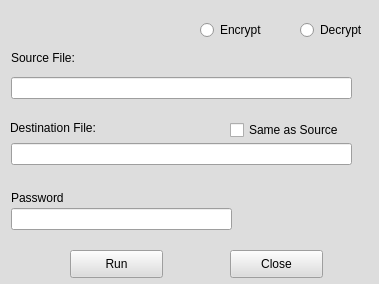
<?xml version="1.0" encoding="UTF-8"?>
<ui version="4.0">
 <class>Widget</class>
 <widget class="QWidget" name="Widget">
  <property name="geometry">
   <rect>
    <x>0</x>
    <y>0</y>
    <width>379</width>
    <height>284</height>
   </rect>
  </property>
  <property name="palette">
   <palette>
    <active>
     <colorrole role="WindowText">
      <brush brushstyle="SolidPattern">
       <color alpha="255">
        <red>0</red>
        <green>0</green>
        <blue>0</blue>
       </color>
      </brush>
     </colorrole>
     <colorrole role="Button">
      <brush brushstyle="SolidPattern">
       <color alpha="255">
        <red>221</red>
        <green>221</green>
        <blue>221</blue>
       </color>
      </brush>
     </colorrole>
     <colorrole role="Light">
      <brush brushstyle="SolidPattern">
       <color alpha="255">
        <red>255</red>
        <green>255</green>
        <blue>255</blue>
       </color>
      </brush>
     </colorrole>
     <colorrole role="Midlight">
      <brush brushstyle="SolidPattern">
       <color alpha="255">
        <red>238</red>
        <green>238</green>
        <blue>238</blue>
       </color>
      </brush>
     </colorrole>
     <colorrole role="Dark">
      <brush brushstyle="SolidPattern">
       <color alpha="255">
        <red>110</red>
        <green>110</green>
        <blue>110</blue>
       </color>
      </brush>
     </colorrole>
     <colorrole role="Mid">
      <brush brushstyle="SolidPattern">
       <color alpha="255">
        <red>147</red>
        <green>147</green>
        <blue>147</blue>
       </color>
      </brush>
     </colorrole>
     <colorrole role="Text">
      <brush brushstyle="SolidPattern">
       <color alpha="255">
        <red>0</red>
        <green>0</green>
        <blue>0</blue>
       </color>
      </brush>
     </colorrole>
     <colorrole role="BrightText">
      <brush brushstyle="SolidPattern">
       <color alpha="255">
        <red>255</red>
        <green>255</green>
        <blue>255</blue>
       </color>
      </brush>
     </colorrole>
     <colorrole role="ButtonText">
      <brush brushstyle="SolidPattern">
       <color alpha="255">
        <red>0</red>
        <green>0</green>
        <blue>0</blue>
       </color>
      </brush>
     </colorrole>
     <colorrole role="Base">
      <brush brushstyle="SolidPattern">
       <color alpha="255">
        <red>255</red>
        <green>255</green>
        <blue>255</blue>
       </color>
      </brush>
     </colorrole>
     <colorrole role="Window">
      <brush brushstyle="SolidPattern">
       <color alpha="255">
        <red>221</red>
        <green>221</green>
        <blue>221</blue>
       </color>
      </brush>
     </colorrole>
     <colorrole role="Shadow">
      <brush brushstyle="SolidPattern">
       <color alpha="255">
        <red>0</red>
        <green>0</green>
        <blue>0</blue>
       </color>
      </brush>
     </colorrole>
     <colorrole role="AlternateBase">
      <brush brushstyle="SolidPattern">
       <color alpha="255">
        <red>238</red>
        <green>238</green>
        <blue>238</blue>
       </color>
      </brush>
     </colorrole>
     <colorrole role="ToolTipBase">
      <brush brushstyle="SolidPattern">
       <color alpha="255">
        <red>255</red>
        <green>255</green>
        <blue>220</blue>
       </color>
      </brush>
     </colorrole>
     <colorrole role="ToolTipText">
      <brush brushstyle="SolidPattern">
       <color alpha="255">
        <red>0</red>
        <green>0</green>
        <blue>0</blue>
       </color>
      </brush>
     </colorrole>
    </active>
    <inactive>
     <colorrole role="WindowText">
      <brush brushstyle="SolidPattern">
       <color alpha="255">
        <red>0</red>
        <green>0</green>
        <blue>0</blue>
       </color>
      </brush>
     </colorrole>
     <colorrole role="Button">
      <brush brushstyle="SolidPattern">
       <color alpha="255">
        <red>221</red>
        <green>221</green>
        <blue>221</blue>
       </color>
      </brush>
     </colorrole>
     <colorrole role="Light">
      <brush brushstyle="SolidPattern">
       <color alpha="255">
        <red>255</red>
        <green>255</green>
        <blue>255</blue>
       </color>
      </brush>
     </colorrole>
     <colorrole role="Midlight">
      <brush brushstyle="SolidPattern">
       <color alpha="255">
        <red>238</red>
        <green>238</green>
        <blue>238</blue>
       </color>
      </brush>
     </colorrole>
     <colorrole role="Dark">
      <brush brushstyle="SolidPattern">
       <color alpha="255">
        <red>110</red>
        <green>110</green>
        <blue>110</blue>
       </color>
      </brush>
     </colorrole>
     <colorrole role="Mid">
      <brush brushstyle="SolidPattern">
       <color alpha="255">
        <red>147</red>
        <green>147</green>
        <blue>147</blue>
       </color>
      </brush>
     </colorrole>
     <colorrole role="Text">
      <brush brushstyle="SolidPattern">
       <color alpha="255">
        <red>0</red>
        <green>0</green>
        <blue>0</blue>
       </color>
      </brush>
     </colorrole>
     <colorrole role="BrightText">
      <brush brushstyle="SolidPattern">
       <color alpha="255">
        <red>255</red>
        <green>255</green>
        <blue>255</blue>
       </color>
      </brush>
     </colorrole>
     <colorrole role="ButtonText">
      <brush brushstyle="SolidPattern">
       <color alpha="255">
        <red>0</red>
        <green>0</green>
        <blue>0</blue>
       </color>
      </brush>
     </colorrole>
     <colorrole role="Base">
      <brush brushstyle="SolidPattern">
       <color alpha="255">
        <red>255</red>
        <green>255</green>
        <blue>255</blue>
       </color>
      </brush>
     </colorrole>
     <colorrole role="Window">
      <brush brushstyle="SolidPattern">
       <color alpha="255">
        <red>221</red>
        <green>221</green>
        <blue>221</blue>
       </color>
      </brush>
     </colorrole>
     <colorrole role="Shadow">
      <brush brushstyle="SolidPattern">
       <color alpha="255">
        <red>0</red>
        <green>0</green>
        <blue>0</blue>
       </color>
      </brush>
     </colorrole>
     <colorrole role="AlternateBase">
      <brush brushstyle="SolidPattern">
       <color alpha="255">
        <red>238</red>
        <green>238</green>
        <blue>238</blue>
       </color>
      </brush>
     </colorrole>
     <colorrole role="ToolTipBase">
      <brush brushstyle="SolidPattern">
       <color alpha="255">
        <red>255</red>
        <green>255</green>
        <blue>220</blue>
       </color>
      </brush>
     </colorrole>
     <colorrole role="ToolTipText">
      <brush brushstyle="SolidPattern">
       <color alpha="255">
        <red>0</red>
        <green>0</green>
        <blue>0</blue>
       </color>
      </brush>
     </colorrole>
    </inactive>
    <disabled>
     <colorrole role="WindowText">
      <brush brushstyle="SolidPattern">
       <color alpha="255">
        <red>110</red>
        <green>110</green>
        <blue>110</blue>
       </color>
      </brush>
     </colorrole>
     <colorrole role="Button">
      <brush brushstyle="SolidPattern">
       <color alpha="255">
        <red>221</red>
        <green>221</green>
        <blue>221</blue>
       </color>
      </brush>
     </colorrole>
     <colorrole role="Light">
      <brush brushstyle="SolidPattern">
       <color alpha="255">
        <red>255</red>
        <green>255</green>
        <blue>255</blue>
       </color>
      </brush>
     </colorrole>
     <colorrole role="Midlight">
      <brush brushstyle="SolidPattern">
       <color alpha="255">
        <red>238</red>
        <green>238</green>
        <blue>238</blue>
       </color>
      </brush>
     </colorrole>
     <colorrole role="Dark">
      <brush brushstyle="SolidPattern">
       <color alpha="255">
        <red>110</red>
        <green>110</green>
        <blue>110</blue>
       </color>
      </brush>
     </colorrole>
     <colorrole role="Mid">
      <brush brushstyle="SolidPattern">
       <color alpha="255">
        <red>147</red>
        <green>147</green>
        <blue>147</blue>
       </color>
      </brush>
     </colorrole>
     <colorrole role="Text">
      <brush brushstyle="SolidPattern">
       <color alpha="255">
        <red>110</red>
        <green>110</green>
        <blue>110</blue>
       </color>
      </brush>
     </colorrole>
     <colorrole role="BrightText">
      <brush brushstyle="SolidPattern">
       <color alpha="255">
        <red>255</red>
        <green>255</green>
        <blue>255</blue>
       </color>
      </brush>
     </colorrole>
     <colorrole role="ButtonText">
      <brush brushstyle="SolidPattern">
       <color alpha="255">
        <red>110</red>
        <green>110</green>
        <blue>110</blue>
       </color>
      </brush>
     </colorrole>
     <colorrole role="Base">
      <brush brushstyle="SolidPattern">
       <color alpha="255">
        <red>221</red>
        <green>221</green>
        <blue>221</blue>
       </color>
      </brush>
     </colorrole>
     <colorrole role="Window">
      <brush brushstyle="SolidPattern">
       <color alpha="255">
        <red>221</red>
        <green>221</green>
        <blue>221</blue>
       </color>
      </brush>
     </colorrole>
     <colorrole role="Shadow">
      <brush brushstyle="SolidPattern">
       <color alpha="255">
        <red>0</red>
        <green>0</green>
        <blue>0</blue>
       </color>
      </brush>
     </colorrole>
     <colorrole role="AlternateBase">
      <brush brushstyle="SolidPattern">
       <color alpha="255">
        <red>221</red>
        <green>221</green>
        <blue>221</blue>
       </color>
      </brush>
     </colorrole>
     <colorrole role="ToolTipBase">
      <brush brushstyle="SolidPattern">
       <color alpha="255">
        <red>255</red>
        <green>255</green>
        <blue>220</blue>
       </color>
      </brush>
     </colorrole>
     <colorrole role="ToolTipText">
      <brush brushstyle="SolidPattern">
       <color alpha="255">
        <red>0</red>
        <green>0</green>
        <blue>0</blue>
       </color>
      </brush>
     </colorrole>
    </disabled>
   </palette>
  </property>
  <property name="windowTitle">
   <string>AES 128-bit</string>
  </property>
  <property name="windowOpacity">
   <double>1.000000000000000</double>
  </property>
  <widget class="QPushButton" name="pushButton_2">
   <property name="geometry">
    <rect>
     <x>70</x>
     <y>250</y>
     <width>93</width>
     <height>28</height>
    </rect>
   </property>
   <property name="text">
    <string>Run</string>
   </property>
  </widget>
  <widget class="QRadioButton" name="radioButton">
   <property name="geometry">
    <rect>
     <x>200</x>
     <y>20</y>
     <width>95</width>
     <height>20</height>
    </rect>
   </property>
   <property name="text">
    <string>Encrypt</string>
   </property>
  </widget>
  <widget class="QRadioButton" name="radioButton_2">
   <property name="geometry">
    <rect>
     <x>300</x>
     <y>20</y>
     <width>95</width>
     <height>20</height>
    </rect>
   </property>
   <property name="text">
    <string>Decrypt</string>
   </property>
  </widget>
  <widget class="QPushButton" name="pushButton">
   <property name="geometry">
    <rect>
     <x>230</x>
     <y>250</y>
     <width>93</width>
     <height>28</height>
    </rect>
   </property>
   <property name="text">
    <string>Close</string>
   </property>
  </widget>
  <widget class="QCheckBox" name="checkBox">
   <property name="geometry">
    <rect>
     <x>230</x>
     <y>120</y>
     <width>121</width>
     <height>20</height>
    </rect>
   </property>
   <property name="text">
    <string>Same as Source</string>
   </property>
  </widget>
  <widget class="QLineEdit" name="lineEdit_3">
   <property name="geometry">
    <rect>
     <x>11</x>
     <y>143</y>
     <width>341</width>
     <height>22</height>
    </rect>
   </property>
  </widget>
  <widget class="QLabel" name="label_2">
   <property name="geometry">
    <rect>
     <x>10</x>
     <y>120</y>
     <width>87</width>
     <height>16</height>
    </rect>
   </property>
   <property name="text">
    <string>Destination File:</string>
   </property>
  </widget>
  <widget class="QLineEdit" name="lineEdit">
   <property name="geometry">
    <rect>
     <x>11</x>
     <y>208</y>
     <width>221</width>
     <height>22</height>
    </rect>
   </property>
   <property name="maxLength">
    <number>16</number>
   </property>
  </widget>
  <widget class="QLabel" name="label_3">
   <property name="geometry">
    <rect>
     <x>11</x>
     <y>190</y>
     <width>55</width>
     <height>16</height>
    </rect>
   </property>
   <property name="text">
    <string>Password</string>
   </property>
  </widget>
  <widget class="QLabel" name="label">
   <property name="geometry">
    <rect>
     <x>11</x>
     <y>50</y>
     <width>69</width>
     <height>16</height>
    </rect>
   </property>
   <property name="text">
    <string>Source File:</string>
   </property>
  </widget>
  <widget class="QLineEdit" name="lineEdit_2">
   <property name="geometry">
    <rect>
     <x>11</x>
     <y>77</y>
     <width>341</width>
     <height>22</height>
    </rect>
   </property>
  </widget>
  <zorder>layoutWidget</zorder>
  <zorder>pushButton_2</zorder>
  <zorder>pushButton</zorder>
  <zorder>radioButton</zorder>
  <zorder>radioButton_2</zorder>
  <zorder>checkBox</zorder>
 </widget>
 <layoutdefault spacing="6" margin="11"/>
 <resources/>
 <connections/>
</ui>
